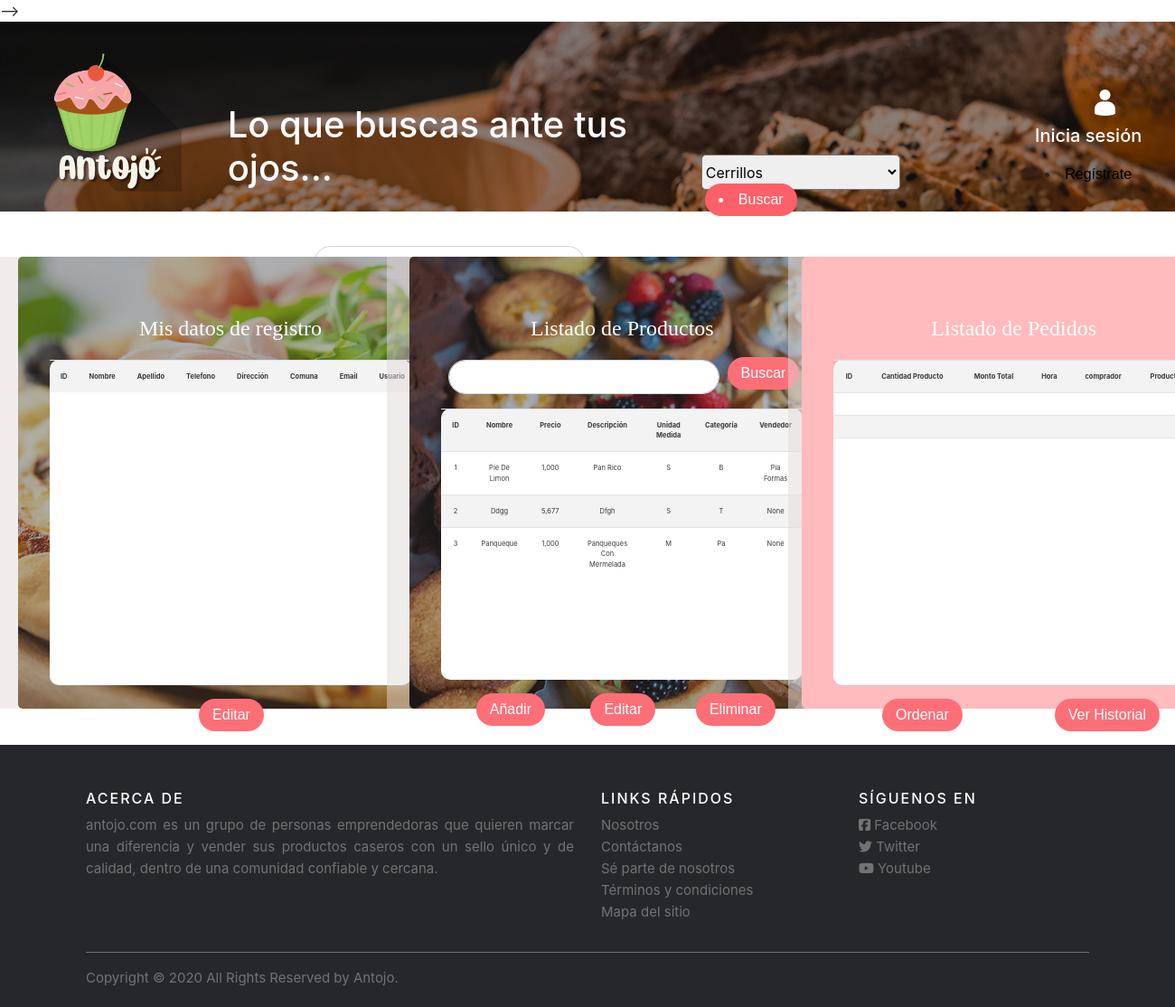
Before: /categorias/Listar-productos/ with the older database file.
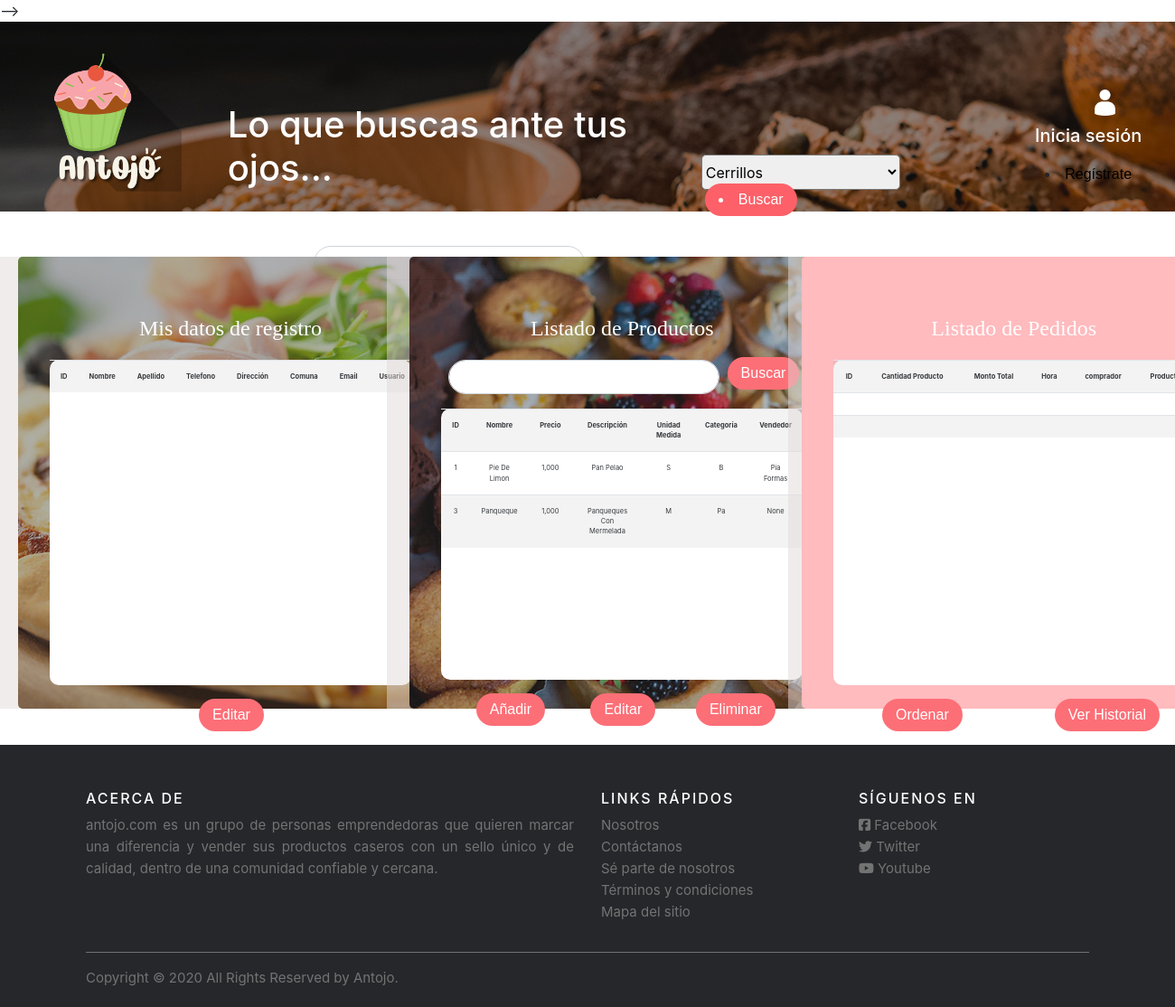
After: the same page with the newer database file.
### categorias/models.py (models this page shows, shortened)
class Producto(models.Model):
    UNIDAD_MEDIDA = (
        ('S','Kilogramo'),
        ('M','Gramo'),
        ('S','Unidad'),
        ('M','Docena'),
        ('S','Trozo'),
    )
    CATEGORIAS = (
        ('P','Pan'),
        ('PA','Pasteles'),
        ('T','Torta'),
        ('G','Galletas'),
        ('B','Bollería'),
        ('CH','Chocolates'),
        ('B','Bombones'),
        ('PI','Pizza'),
        ('S','Sandwiches'),
        ('F','Frituras'),
        ('CO','Comida Oriental'),
    )
    id_producto = models.AutoField(primary_key=True)
    nombre_producto = models.CharField(max_length=25)
    precio_producto = models.IntegerField(help_text="Precio")
    descripcion_producto = models.TextField(max_length=25)
    unidad_medida = models.CharField(max_length=1, choices=UNIDAD_MEDIDA)
    categoria = models.CharField(max_length=2, choices=CATEGORIAS)
    imagen = models.ImageField(help_text="Foto producto")
    vendedor = models.ForeignKey('Vendedor', on_delete=models.SET_NULL, null=True)

class Vendedor(models.Model):
    COMUNAS = (
        ('CE','Cerrillos'),
        ('CN','Cerro Navia'),
        ('CO','Conchalí'),
        ('EB','El Bosque'),
        ('EC','Estación Central'),
        ('HU','Huechuraba'),
        ('IN','Independencia'),
        ('LA','La Cisterna'),
        ('LF','La Florida'),
        ('LG','La Granja'),
        ('LP','La Pintana'),
        ('LR','La Reina'),
        ('LC','Las Condes'),
        ('LB','Lo Barnechea'),
        ('LE','Lo Espejo'),
        ('LP','Lo Prado'),
        ('MA','Macul'),
        ('MP','Maipú'),
        ('ÑU','Ñuñoa'),
        ('PH','Padre Hurtado'),
        ('PAC','Pedro Aguirre Cerda'),
        ('PE','Peñalolén'),
        ('PI','Pirque'),
        ('PR','Providencia'),
        ('PU','Pudahuel'),
        ('PA','Puente Alto'),
        ('QU','Quilicura'),
        ('QN','Quinta Normal'),
        ('REC','Recoleta'),
        ('REN','Renca'),
        ('SB','San Bernardo'),
        ('SJ','San Joaquín'),
        ('SJM','San José de Maipo'),
        ('SM','San Miguel'),
        ('SR','San Ramón'),
        ('SAN','Santiago'),
    )
    id_vendedor = models.AutoField(primary_key=True)
    nombre_vendedor = models.CharField(max_length=30)
    apellido_vendedor = models.CharField(max_length=30)
    fono_vendedor = models.CharField(max_length=12)
    dir_vendedor = models.CharField(max_length=30)
    com_vendedor = models.TextField(max_length=3, choices=COMUNAS)
    email_vendedor = models.EmailField(max_length=25)
    usuario_vendedor = models.CharField(max_length=15)
    pass_vendedor = models.CharField(max_length=20)
    def __str__(self):
        nom_completo = self.nombre_vendedor+" "+self.apellido_vendedor
        return nom_completo

### categorias/views.py (the view)
# urls.py: path('Listar-productos/',ListarProductos,name="ListarProductos"),
def ListarProductos(request):
    productos = Producto.objects.all()
    data= {
        'productos': productos
    }
    return render(request, 'InicioVendedor.html', data)

### categorias/templates/InicioVendedor.html (shortened to what the changed rows need)
{% extends "base_generic.html" %}
{% block content %}
  {% load static %}
  {% load crispy_forms_tags %}
  {% load humanize %}
    <head>
        <link href="{% static 'css/bootstrap.min.css' %}" type="text/css" rel="stylesheet">
        <link href="{% static 'css/estilo6.css' %}"rel="stylesheet">
    </head>
    <body>
        <div class="row cuerpo2">
            <div class="col-4">
                <div class=c1>
                    <div>
                        <div class="datagrid">
                            <table class="table table-striped table-hover table-responsive-sm">
                                <tr>
                                    <th>ID</th>
                                    <th>Nombre</th>
                                    <th>Apellido</th>
                                    <th>Telefono </th>
                                    <th>Dirección</th>
                                    <th>Comuna</th>
                                    <th>Email</th>
                                    <th>Usuario</th>
                                </tr>
                            </table>
                        </div>
                    </div>
                </div>
            </div>
            <div class="col-4">
                <div class="c2">
                    <div class="datagrid">
                        <table class="table table-striped table-hover table-responsive-sm">
                            <tr>
                                <th>ID</th>
                                <th>Nombre</th>
                                <th>Precio</th>
                                <th>Descripción </th>
                                <th>Unidad Medida</th>
                                <th>Categoría</th>
                                <th>Vendedor</th>
                            </tr>
                            {% for i in productos %}
                            <tr>
                                <td>{{ i.id_producto | title }}</td>
                                <td>{{ i.nombre_producto | title }}</td>
                                <td>{{ i.precio_producto | intcomma }}</td>
                                <td>{{ i.descripcion_producto  | title }}</td>
                                <td>{{ i.unidad_medida | title }}</td>
                                <td>{{ i.categoria | title }}</td>
                                <td>{{ i.vendedor | title }}</td>
                            </tr>
                            {% endfor %}
                        </table>
                    </div>
                </div>
            </div>
            <div class="col-4">
                <div class="c3">
                    <div>
                        <div class="datagrid">
                            <table class="table table-striped table-hover table-responsive-sm">
                                <tr>
                                    <th>ID</th>
                                    <th>Cantidad Producto</th>
                                    <th>Monto Total</th>
                                    <th>Hora </th>
                                    <th>comprador</th>
                                    <th>Producto</th>
                                </tr>
                                {% for j in productos %}
                                <tr>
                                    <td>{{ j.id_compra | title }}</td>
                                    <td>{{ j.cant_prod | title }}</td>
                                    <td>{{ j.monto_total | intcomma }}</td>
                                    <td>{{ j.hora_compra  | naturaltime }}</td>
                                    <td>{{ j.comprador | title }}</td>
                                    <td>{{ j.producto | title }}</td>
                                </tr>
                                {% endfor %}
                            </table>
                        </div>
                    </div>
                </div>
            </div>
        </div>
        {% endblock %}

Changed rows visible on the page:
removed Producto: id_producto "2", nombre_producto "Ddgg", precio_producto "5,677", descripcion_producto "Dfgh", unidad_medida "S", categoria "T", vendedor "None"
changed Producto "Pie De Limon": descripcion_producto "Pan Rico" → "Pan Pelao"
